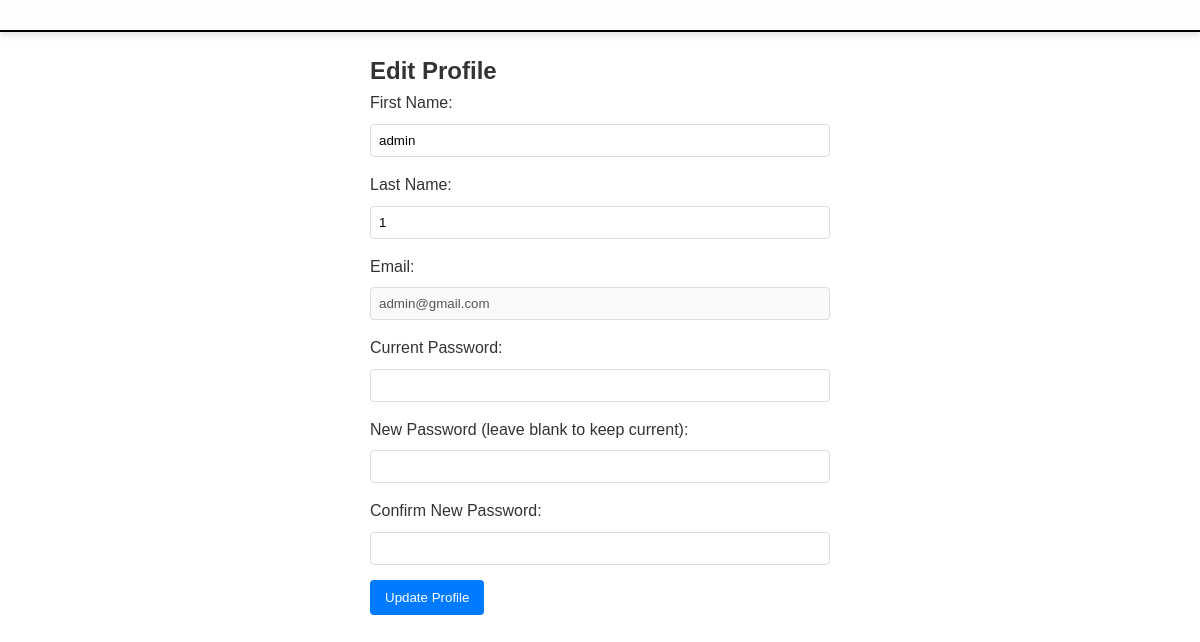
Screenshot of /edit_profile.php (signed in) with the database file from the repository.
### tables this page shows
CREATE TABLE IF NOT EXISTS `user` (
  `user_id` int(11) NOT NULL AUTO_INCREMENT,
  `first_name` varchar(50) NOT NULL,
  `last_name` varchar(50) NOT NULL,
  `email` varchar(50) NOT NULL,
  `password` varchar(255) NOT NULL,
  `is_admin` tinyint(1) DEFAULT 0,
  PRIMARY KEY (`user_id`)
);

### edit_profile.php (the view, shortened to what this page needs)
<?php
require 'connect.php';
$user_id = $_SESSION['user_id'];
$stmt = $conn->prepare("SELECT first_name, last_name, email FROM user WHERE user_id = ?");
$stmt->bind_param("i", $user_id);
$stmt->execute();
$result = $stmt->get_result();
$user_data = $result->fetch_assoc();
?>
<!DOCTYPE html>
<html lang="en">
<head>
    <link rel="stylesheet" href="./css/food-style.css">
</head>
<body>
    <header>
    </header>
    <main>
        <div class="form-container">
            <h2>Edit Profile</h2>
            <form action="edit_profile.php" method="post">
                <div class="form-group">
                    <label for="first_name">First Name:</label>
                    <input type="text" id="first_name" name="first_name" value="<?php echo htmlspecialchars($user_data['first_name']); ?>" required>
                </div>
                <div class="form-group">
                    <label for="last_name">Last Name:</label>
                    <input type="text" id="last_name" name="last_name" value="<?php echo htmlspecialchars($user_data['last_name']); ?>" required>
                </div>
                <div class="form-group">
                    <label for="email">Email:</label>
                    <input type="email" id="email" value="<?php echo htmlspecialchars($user_data['email']); ?>" disabled>
                </div>
                <div class="form-group">
                    <label for="current_password">Current Password:</label>
                    <input type="password" id="current_password" name="current_password" required>
                </div>
                <div class="form-group">
                    <label for="new_password">New Password (leave blank to keep current):</label>
                    <input type="password" id="new_password" name="new_password">
                </div>
                <div class="form-group">
                    <label for="confirm_new_password">Confirm New Password:</label>
                    <input type="password" id="confirm_new_password" name="confirm_new_password">
                </div>
                <button type="submit" class="btn-update">Update Profile</button>
            </form>
        </div>
    </main>
</body>
</html>

### css/food-style.css (style rules this page uses)
* { margin: 0; padding: 0; box-sizing: border-box; font-family: 'Garamond', sans-serif; }
body { font-family: 'Garamond', sans-serif; line-height: 1.6; background: white; color: #333; }
header { border-bottom: 2px solid black; }
header { display: flex; justify-content: space-between; align-items: center; background: #FBFEFD; padding: 15px 30px; box-shadow: 0 4px 6px rgba(0, 0, 0, 0.1); }
.form-group { margin-bottom: 1.5rem; }
.form-group label { display: block; margin-bottom: 0.5rem; }

### edit_profile.php (style rules this page uses)
.form-container { max-width: 500px; margin: 0 auto; padding: 20px; }
.form-group { margin-bottom: 15px; }
label { display: block; margin-bottom: 5px; }
input[type="text"], input[type="email"], input[type="password"] { width: 100%; padding: 8px; border: 1px solid #ddd; border-radius: 4px; }
.btn-update { background-color: #007bff; color: white; padding: 10px 15px; border: none; border-radius: 4px; cursor: pointer; }

### rows the page displays
user: first_name "admin", last_name "1", email "admin@gmail.com"
